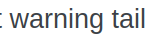
#> input picture data/test/test_e-sumbs.png, 168 x 41 px
$ jupyter execute --allow-errors text_recognition.ipynb
#> lines starting #> are read from the running program, lines starting #| are printed output that depends on the picture; after the words box and inside, x2 and y2 are one past the last pixel; in counts of white or black regions, pixels touching at a corner belong together
[cell 1]
# Code source: dmitryelj@gmail.com

import os
# Force CPU
# os.environ["CUDA_VISIBLE_DEVICES"] = "-1"
# Debug messages
# 0 = all messages are logged (default behavior)
# 1 = INFO messages are not printed
# 2 = INFO and WARNING messages are not printed
# 3 = INFO, WARNING, and ERROR messages are not printed
os.environ['TF_CPP_MIN_LOG_LEVEL'] = '3'


import cv2
import imghdr
import numpy as np
import pathlib
from tensorflow import keras
from keras.models import Sequential
from keras import optimizers
from keras.layers import Convolution2D, MaxPooling2D, Dropout, Flatten, Dense, Reshape, LSTM, BatchNormalization
from keras.optimizers import SGD, RMSprop, Adam
from keras import backend as K
from keras.constraints import maxnorm
import tensorflow as tf
from scipy import io as spio
import idx2numpy  # sudo pip3 install idx2numpy
from matplotlib import pyplot as plt
from typing import *
import time


# Dataset:
# https://www.nist.gov/node/1298471/emnist-dataset
# https://www.itl.nist.gov/iaui/vip/cs_links/EMNIST/gzip.zip


# [16 lines left out: functions cnn_print_digit, cnn_print_digit_2d, not called in this run]


emnist_labels = [48, 49, 50, 51, 52, 53, 54, 55, 56, 57, 65, 66, 67, 68, 69, 70, 71, 72, 73, 74, 75, 76, 77, 78, 79, 80, 81, 82, 83, 84, 85, 86, 87, 88, 89, 90, 97, 98, 99, 100, 101, 102, 103, 104, 105, 106, 107, 108, 109, 110, 111, 112, 113, 114, 115, 116, 117, 118, 119, 120, 121, 122]


# [88 lines left out: functions emnist_model, emnist_model2, emnist_model3, emnist_train, not called in this run]


def emnist_predict(model, image_file):
    img = keras.preprocessing.image.load_img(image_file, target_size=(28, 28), color_mode='grayscale')
    emnist_predict_img(model, img)


# [82 lines left out: functions emnist_predict_img, letters_extract, img_to_str, not called in this run]


#> (the rest of this cell did not finish here and is left out)

[cell 2]
import cv2
import numpy as np

[cell 3]
# image_file = "text.png"
image_file = "../data/test/test_e-sumbs.png"
img = cv2.imread(image_file)
#> img is the input picture: shape (41, 168, 3); mean B, G, R 232.8, 232.1, 231.5
gray = cv2.cvtColor(img, cv2.COLOR_BGR2GRAY)
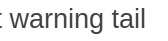
#> gray: shape (41, 168); min 63, max 255, mean 232
ret, thresh = cv2.threshold(gray, 0, 255, cv2.THRESH_BINARY)
#> thresh: shape (41, 168); every value is 255
img_erode = cv2.erode(thresh, np.ones((3, 3), np.uint8), iterations=1)

# Get contours
contours, hierarchy = cv2.findContours(img_erode, cv2.RETR_TREE, cv2.CHAIN_APPROX_NONE)
#> contours = 1 contour; box (x1, y1, x2, y2) and area: (0, 0, 168, 41) 6680

output = img.copy()

for idx, contour in enumerate(contours):
    (x, y, w, h) = cv2.boundingRect(contour)
    # print("R", idx, x, y, w, h, cv2.contourArea(contour), hierarchy[0][idx])
    # hierarchy[i][0]: the index of the next contour of the same level
    # hierarchy[i][1]: the index of the previous contour of the same level
    # hierarchy[i][2]: the index of the first child
    # hierarchy[i][3]: the index of the parent
    if hierarchy[0][idx][3] == 0:
        cv2.rectangle(output, (x, y), (x + w, y + h), (70, 0, 0), 1)
#> this loop made 1 pass


cv2.imshow("Input", img)
cv2.imshow("Enlarged", img_erode)
cv2.imshow("Output", output)
cv2.waitKey(0)
#> Out = 27
